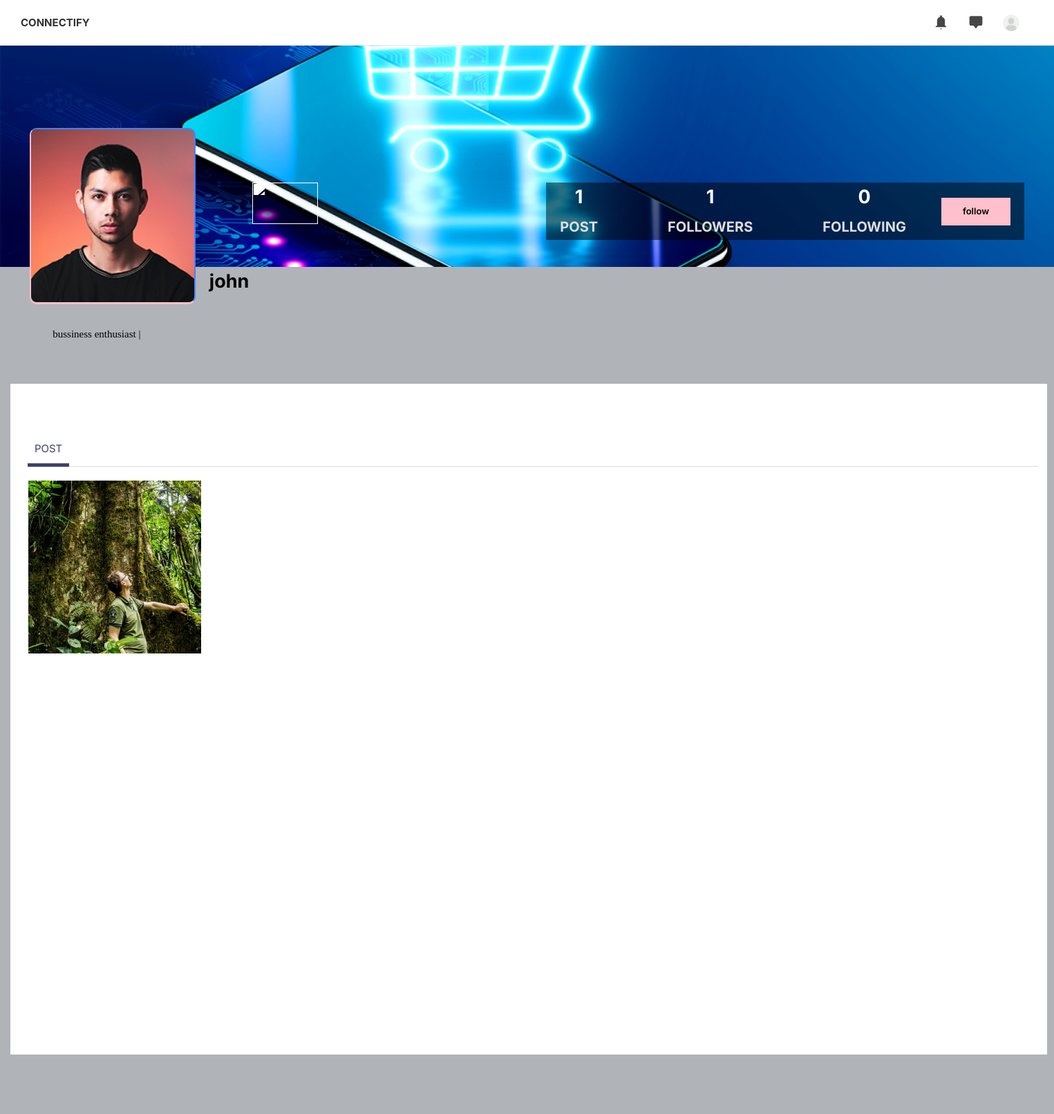
Page /profile/john (signed in) on the committed database.
### core/models.py (models this page shows, shortened)
class Profile(models.Model):
    GENDER_CHOICES = [
        ('male', 'Male'),
        ('female', 'Female'),
        ('other', 'Other'),
    ]
    user = models.ForeignKey(User,on_delete=models.CASCADE)
    id_user = models.IntegerField()
    bio= models.TextField(blank=True)
    profile_img= models.ImageField(upload_to='profile_imgages', default='blank-image.webp')
    header_img = models.ImageField(upload_to='header_images', default='timelineheader.jpg')
    location= models.CharField(max_length=100, blank=True)
    gender = models.CharField(max_length=6, choices=GENDER_CHOICES, default='other')

class Post(models.Model):
    id = models.UUIDField(primary_key=True,default=uuid.uuid4,editable=False)
    user = models.CharField(max_length=100)
    profile_img=models.ForeignKey(Profile,on_delete=models.CASCADE)
    image = models.ImageField(upload_to='post_images')
    caption=models.TextField()
    created_at=models.DateTimeField(default=datetime.now)
    no_of_likes=models.IntegerField(default=0)
    posted_at=models.DateTimeField(auto_now_add=True)

### core/views.py (the view)
# urls.py: path('profile/<pk>',views.profile,name='profile'),
@login_required(login_url='signin')
def profile(request,pk):
    user_p=Profile.objects.get(user=request.user)
    user_object=User.objects.get(username=pk)
    user_profile=Profile.objects.get(user=user_object)
    user_posts=Post.objects.filter(user=pk)
    user_post_length=len(user_posts)
    follower=request.user.username
    user=pk
    if Followerscount.objects.filter(follower=follower,user=user).exists():
        button_text='unfollow'
    else:
        button_text='follow'
    user_followers=len(Followerscount.objects.filter(user=pk))
    user_following=len(Followerscount.objects.filter(follower=pk))
    context={
        'user_object':user_object,
        'user_profile':user_profile,
        'user_posts':user_posts,
        'user_post_length':user_post_length,
        'user_p':user_p,
        'button_text':button_text,
        'user_followers':user_followers,
        'user_following':user_following
    }
    return render(request,'profile.html',context)

### templates/profile.html (shortened to what this page needs)
{% load static %}
<!DOCTYPE html>
<html lang="en">
<head>
    <link rel="stylesheet" href="{% static 'css/main.min.css' %}">
    <link rel="stylesheet" href="{% static 'css/style.css' %}">
    <link rel="stylesheet" href="{% static 'css/color.css' %}">
    <link rel="stylesheet" href="{% static 'css/responsive.css' %}">
	<link rel="stylesheet" href="{% static 'assets/css/icons.css' %}">
    <link rel="stylesheet" href="{% static 'assets/css/uikit.css' %}">
    <link rel="stylesheet" href="{% static 'assets/css/style.css' %}">
    <link rel="stylesheet" href="{% static 'assets/css/tailwind.css' %}">
</head>
<body>
	{% include 'header.html' %}
	<section>
			<div class="feature-photo">
				<figure><img style="height:320px;width:100%;object-fit: cover;" src="{{user_profile.header_img.url}}" alt=""></figure>
				<form action="{% url 'follow' %}" method="POST">
					<div  style="display: flex;" class="add-btn">
					<span style="color: white; font-size: 27px; margin-right: 330px;"><b><u><a href="/"><img style="height:60px;width:95px;filter: brightness(0) saturate(100%) invert(100%);" src="{% static 'images/resources/home.png' %}" alt=""></a></u></b></span>
					<table style="border-spacing: 30px;width:100%">
						<tr>
							{% if user_post_length == 0 or user_post_length == 1 %}
							<td style="background:rgba(0, 0, 0, 0.495);padding-left:20px; color: white; font-size: 27px;text-align: center"><b>{{user_post_length}} <br> <span style="color: rgb(222, 222, 222);font-size:20px">POST</span></b></td>
							{% else %}
							<td style="background:rgba(0, 0, 0, 0.495);padding-left:100px; color: white; font-size: 27px;text-align: center;">{{user_post_length}}<span style="color: rgb(222, 222, 222);font-size:20px"> <br> POSTS</span></td>
							{% endif %}
							<td style="background:rgba(0, 0, 0, 0.495);padding-left:100px; color: white; font-size: 27px;text-align: center"><b><span style="text-align: center;">{{user_followers}} </span><br><span style="color: rgb(222, 222, 222);font-size:20px">FOLLOWERS</span></b></td>
							<td style="background:rgba(0, 0, 0, 0.495);padding-left:100px;padding-right:20px;  color: white; font-size: 27px;text-align: center"><b>{{user_following}} <br><span style="color: rgb(222, 222, 222);font-size:20px">FOLLOWING</span></b></td>
							<td style="background:rgba(0, 0, 0, 0.495);width: 100px;padding-right:20px">
								{% if user_object.username == user.username %}
								<a href="/settings" title="" data-ripple=""><button style="margin-left:30px;width:130px;height:40px;background-color: #ffc0cb; border: #ffc0cb;" type="button">Edit Profile</button></a></td>
								{% else %}
								<a href="" title="" data-ripple=""><button style="margin-left:30px;width:100px;height:40px;background-color: #ffc0cb; border: #ffc0cb;" type="submit">
									{{button_text}}
								</button></a></td>
								{% endif %}
						</tr>
					</table>
					</div>
				</form>
				<div class="container-fluid">
					<div class="row merged">
						<div class="col-lg-2 col-sm-3">
							<div class="user-avatar">
								<figure>
									<img src="{{user_profile.profile_img.url}}" style="height: 250px; width: 100%;" alt="">
								</figure>
							</div>
						</div>
						<div class="col-lg-10 col-sm-9">
							<div class="timeline-info">
								<ul>
									<li class="admin-name">
									  <h5 style="color: black;white-space: nowrap; width: 110px; font-size: 27px;"><b>{{user_profile.user}}</b></h5>
									</li>
								</ul>
							</div>
						</div>
					</div>
				</div>
			</div>
		</section>
		<section>
			<div class="bio">
				{{user_profile.bio}}
			</div>
		</section>
	<section>
		<div class="gap gray-bg">
			<div class="container-fluid">
				<div class="row">
					<div class="col-lg-12">
						<div class="row" id="page-contents">
							<div class="col-lg-6">
								<div style="border-radius: 0px;box-shadow:none;width: 1500px;" class="central-meta">
									<ul style="margin-bottom: 20px;" class="mt-5 -mr-3 flex-nowrap lg:overflow-hidden overflow-x-scroll uk-tab">
										<li class="uk-active"><a href="#">POST</a></li>
									</ul>
									<ul class="photos">
										{% for post in user_posts reversed %}
										<li>
											<a class="strip" href="{{ post.image.url }}" title="" data-strip-group="mygroup" data-strip-group-options="loop: false">
												<img src="{{ post.image.url }}" style="height: 250px; width: 250px; object-fit: cover;" alt="post">
											</a>
										</li>
										{% endfor %}
									</ul>
								</div>
							</div>
						</div>
					</div>
				</div>
			</div>
		</div>
	</section>
</body>
</html>

### templates/header.html (shortened to what this page needs)
{% load static %}
<!DOCTYPE html>
<html lang="en">
<head>
    <link rel="stylesheet" href="https://cdnjs.cloudflare.com/ajax/libs/font-awesome/4.7.0/css/font-awesome.min.css">
    <link rel="stylesheet" href="{% static 'assets/css/icons.css' %}">
    <link rel="stylesheet" href="{% static 'assets/css/uikit.css' %}">
    <link rel="stylesheet" href="{% static 'assets/css/style.css' %}">
    <link rel="stylesheet" href="{% static 'assets/css/tailwind.css' %}">
    <link rel="stylesheet" href="https://cdnjs.cloudflare.com/ajax/libs/font-awesome/5.15.4/css/all.min.css" />
</head>
<body>
            <header>
                <div class="header_inner">
                    <div class="left-side">
                        <div id="logo" class="" style="padding-right:30px">
                            <a href="/">
                                <b><h1 style="text-transform: uppercase;">connectify</h1></b>
                            </a>
                        </div>
                    </div>
                    <div class="right-side lg:pr-4">
                        <a href="#" class="header-links-item">
                        </a>
                        <a href="#" class="header-links-item">
                        </a>
                        <a href="#">
                            <img src="{{user_p.profile_img.url}}" class="header-avatar" alt="">
                        </a>
                    </div>
                </div>
            </header>
</body>
</html>

### static/css/color.css (style rules this page uses)
svg { stroke: #fff; }
#nprogress .bar, .timeline-info > ul li a::before, .add-btn > a, .activitiez > li::before, form button, .colla-apps > li a:hover, a.underline:before, .setting-row input:checked + label, .user-avatar:hover .edit-phto, .error-meta > a, .color-bg, .add-butn, .nav.nav-tabs.likes-btn > li a.active, a.dislike-btn, .drop > a:hover, .btn-view.btn-load-more:hover, .accordion .card h5 button[aria-expanded="true"], .chat-head, .f-page > figure em, .inbox-panel-head > ul > li > a, .nav-tabs--left .nav-link.active, .nav-tabs--left .nav-link.active:hover, footer .widget-title h4::before, #topcontrol, .sidebar .widget-title::before, .f-title::before, .g-post-classic > figure > i::after, .purify > a, .help-list > a:hover, .open-position::before, .info > a, .category-box:hover, .category-box.selected, a.main-btn, .section-heading::before, .getquot-baner, .more-branches > h4::before, .is-helpful > a, .cart-optionz > li > a:hover, .paginationz > li a:hover, .paginationz > li a.active, .shopping-cart, a.btn2:hover, .form-submit > input[type="submit"], button.submit-checkout, .delete-cart:hover, .proceed .button, .amount-area .update-cart, a.addnewforum, .apply-bttons > a { background: orange; }

### static/css/responsive.css (style rules this page uses)
@media screen and (max-width: 1600px) and (min-width: 1400px) { .user-avatar { top: -33px; } }
@media screen and (max-width: 1600px) and (min-width: 1400px) { .add-btn { bottom: 125px; } }

### static/assets/css/style.css (style rules this page uses)
body { background-color: #B0B3B8!important; }
button { vertical-align: middle; }
::placeholder { color: #808080; opacity: 1; }
button { border: none; margin: 0; padding: 0; width: auto; overflow: visible; background: transparent; color: inherit; font: inherit; line-height: normal; cursor: pointer; }
a { color: #be185d; -webkit-transition: 0.3s; transition: 0.3s; outline: none !important; }
button { outline: none !important; }
img { max-width: 100%; }
body { color: #666; font-size: 15px; line-height: 27px; background-color: #f0f2f5; font-family: "Inter", sans-serif; text-transform: none; }
h1, h2, h3, h4, h5, h6 { font-family: "Inter", sans-serif; text-transform: none; }
button, body .pac-container { font-family: "Inter", sans-serif; text-transform: none; }
h1, h2, h3, h4, h5, h6 { color: #333; font-weight: 500; margin: 0; padding: 0; }
h1 { font-size: 32px; }
h5 { font-size: 14px; }
b, strong { font-weight: 700 !important; }
header { background-color: #fff; left: 0; right: 0; top: 0; z-index: 99; height: 66px; display: -webkit-box; display: -ms-flexbox; display: flex; -webkit-box-align: center; -ms-flex-align: center; align-items: center; border-bottom: 1px solid #e5e7eb; }
header .header_inner { display: -webkit-box; display: -ms-flexbox; display: flex; -webkit-box-align: center; -ms-flex-align: center; align-items: center; max-width: 1090px; margin: auto; width: 100%; max-width: 100% !important; padding: 0 30px; }
header .header_inner .left-side { display: -webkit-box; display: -ms-flexbox; display: flex; -webkit-box-align: center; -ms-flex-align: center; align-items: center; }
header .header_inner .right-side { display: -webkit-box; display: -ms-flexbox; display: flex; -webkit-box-align: center; -ms-flex-align: center; align-items: center; -webkit-box-pack: end; -ms-flex-pack: end; justify-content: flex-end; margin-left: auto; }
header .header_inner .right-side .header-links-item { padding: 10px; margin-left: 8px; }
header .header_inner .right-side .header-links-item svg { width: 25px; height: 25px; color: #464646; }
header .header_inner .right-side .header-avatar { width: 32px; height: 32px; border-radius: 100%; margin-left: 15px; }

### rows in the picture
Profile: profile_img (placeholder picture)
Profile: header_img (picture), profile_img (picture), user "john", bio "bussiness enthusiast |"
Post: image (picture)

### other values in the picture
{{ user_post_length }} "1"
{{ user_followers }} "1"
{{ user_following }} "0"
{{ button_text }} "follow"
